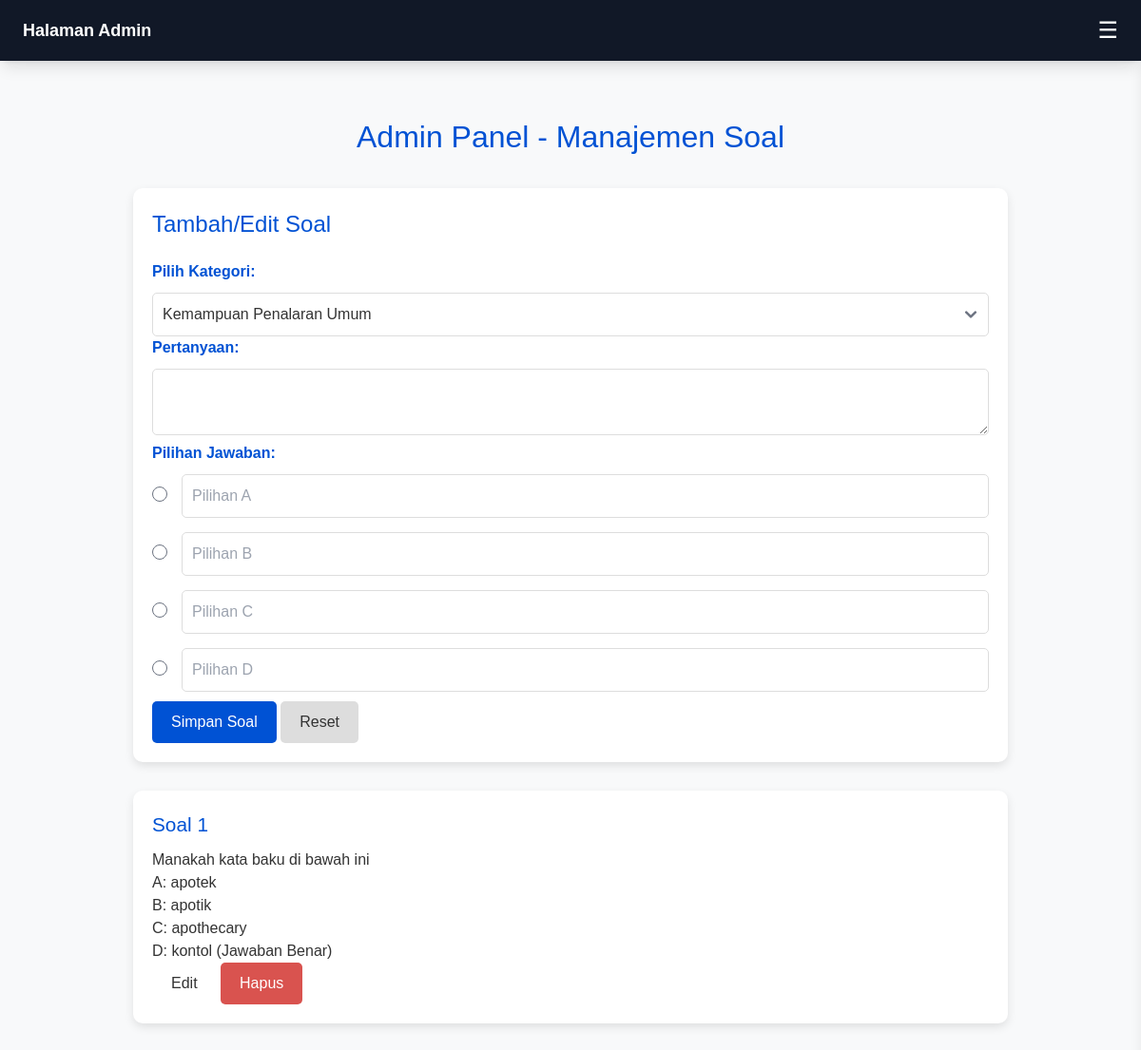
Screenshot of /Admin/bank_soal/index.php?category=Literasi Bahasa Indonesia with the database file from the repository.
### tables this page shows
CREATE TABLE `questions` (
  `id` int NOT NULL,
  `category` varchar(255) NOT NULL,
  `question` text NOT NULL,
  `options` json NOT NULL,
  `correct_answer` varchar(1) NOT NULL,
  `media_type` varchar(50) DEFAULT NULL,
  `media_url` varchar(255) DEFAULT NULL,
  `created_at` timestamp NULL DEFAULT CURRENT_TIMESTAMP
);

### Admin/bank_soal/question.php (called while the page is built, shortened)
<?php
class Question {
    private $pdo;
    public function __construct($pdo) {
        $this->pdo = $pdo;
    }
    public function getQuestions($category) {
        $stmt = $this->pdo->prepare("SELECT * FROM questions WHERE category = ? ORDER BY id DESC");
        $stmt->execute([$category]);
        return $stmt->fetchAll(PDO::FETCH_ASSOC);
    }
}

### Admin/bank_soal/index.php (the view, shortened to what this page needs)
<?php
require_once 'db.php';
require_once 'question.php';
$question = new Question($pdo);
$categories = [
    'Penalaran Umum' => 'Kemampuan Penalaran Umum',
    'Pengetahuan Umum' => 'Pengetahuan dan Pemahaman Umum',
    'Pemahaman Bacaan' => 'Pemahaman Bacaan dan Menulis',
    'Bahasa Inggris' => 'Bahasa Inggris',
    'Literasi Bahasa Indonesia' => 'Literasi Bahasa Indonesia'
];
?>
<!DOCTYPE html>
<html lang="id">
<head>
</head>
<body>
    <div class="admin-container">
        <h1>Admin Panel - Manajemen Soal</h1>
        <div class="question-form">
            <h2>Tambah/Edit Soal</h2>
            <form id="questionForm" method="POST" action="process.php" enctype="multipart/form-data">
                <label for="category">Pilih Kategori:</label>
                <select id="category" name="category">
                    <?php foreach ($categories as $value => $label): ?>
                        <option value="<?php echo htmlspecialchars($value); ?>">
                            <?php echo htmlspecialchars($label); ?>
                        </option>
                    <?php endforeach; ?>
                </select>
                <label for="questionText">Pertanyaan:</label>
                <textarea id="questionText" name="question" required></textarea>
                <label>Pilihan Jawaban:</label>
                <div id="options">
                    <?php foreach (range('A', 'D') as $option): ?>
                        <div class="option-container">
                            <input type="radio" name="correct_answer" value="<?php echo $option; ?>" required>
                            <input type="text" name="options[]" placeholder="Pilihan <?php echo $option; ?>" required>
                        </div>
                    <?php endforeach; ?>
                </div>
                <div class="action-buttons">
                    <button type="submit">Simpan Soal</button>
                    <button type="reset">Reset</button>
                </div>
            </form>
        </div>
        <div class="questions-list" id="questionsList">
            <?php
            $currentQuestions = $question->getQuestions($_GET['category'] ?? 'Penalaran Umum');
            foreach ($currentQuestions as $index => $q):
            ?>
                <div class="question-item">
                    <h3>Soal <?php echo $index + 1; ?></h3>
                    <p><?php echo htmlspecialchars($q['question']); ?></p>
                    <ul>
                        <?php
                        $options = json_decode($q['options'], true);
                        foreach ($options as $index => $option):
                        ?>
                            <li>
                                <?php echo chr(65 + $index); ?>:
                                <?php echo htmlspecialchars($option); ?>
                                <?php if ($q['correct_answer'] === chr(65 + $index)): ?>
                                    (Jawaban Benar)
                                <?php endif; ?>
                            </li>
                        <?php endforeach; ?>
                    </ul>
                    <div class="action-buttons">
                        <button onclick="editQuestion(<?php echo $q['id']; ?>)">Edit</button>
                        <button class="delete" onclick="deleteQuestion(<?php echo $q['id']; ?>)">Hapus</button>
                    </div>
                </div>
            <?php endforeach; ?>
        </div>
    </div>
</body>
</html>
<?php
include '../MasterAdmin.php';
?>

### Admin/bank_soal/index.php (style rules this page uses)
body, h1, h2, h3, p, ul, li, input, button, select, textarea { margin: 0; padding: 0; box-sizing: border-box; }
body { font-family: 'Arial', sans-serif; background-color: #f8f9fa; color: #333; margin: 0; padding: 0; }
.admin-container { max-width: 1200px; margin: 0 auto; padding: 20px; }
.admin-container h1 { text-align: center; color: #0052d4; font-size: 2rem; margin-bottom: 30px; }
.question-form { background: #ffffff; border-radius: 10px; box-shadow: 0 4px 10px rgba(0, 0, 0, 0.1); padding: 20px; margin-bottom: 30px; }
.question-form h2 { color: #0052d4; font-size: 1.5rem; margin-bottom: 20px; }
.question-form label { display: block; font-weight: bold; margin-bottom: 5px; color: #0052d4; }
.question-form input[type="text"], .question-form textarea, .question-form select { width: 100%; padding: 10px; border: 1px solid #ddd; border-radius: 5px; font-size: 1rem; margin-top: 5px; }
#options .option-container { display: flex; align-items: center; gap: 10px; margin-bottom: 10px; }
#options input[type="radio"] { margin-right: 5px; }
.action-buttons button { padding: 10px 20px; font-size: 1rem; border: none; border-radius: 5px; cursor: pointer; transition: background-color 0.3s ease; }
.action-buttons button[type="submit"] { background-color: #0052d4; color: white; }
.action-buttons button[type="reset"] { background-color: #ddd; color: #333; }
.questions-list .question-item { background: #ffffff; border-radius: 10px; box-shadow: 0 4px 10px rgba(0, 0, 0, 0.1); padding: 20px; margin-bottom: 20px; }
.question-item h3 { color: #0052d4; font-size: 1.3rem; margin-bottom: 10px; }
.question-item .action-buttons button.delete { background-color: #d9534f; color: white; }

### rows the page displays
questions: question "Manakah kata baku di bawah ini", index "A", options "apotek", index "B", options "apotik", index "C", options "apothecary", index "D", options "kontol", correct_answer "(Jawaban Benar)"

### other values shown
form field category "Kemampuan Penalaran Umum"
